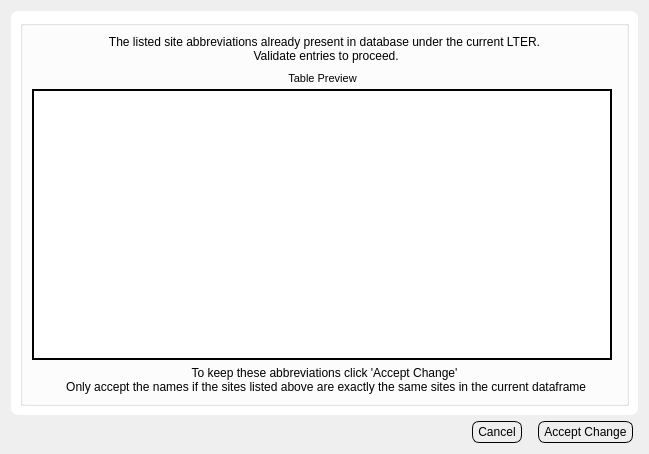
<?xml version="1.0" encoding="UTF-8"?>
<ui version="4.0">
 <class>Dialog</class>
 <widget class="QDialog" name="Dialog">
  <property name="geometry">
   <rect>
    <x>0</x>
    <y>0</y>
    <width>649</width>
    <height>454</height>
   </rect>
  </property>
  <property name="windowTitle">
   <string>Dialog</string>
  </property>
  <property name="styleSheet">
   <string notr="true">.QLabel{
	background: None;
	padding: 0px;
	margin: 0px;
}
.QComboBox {
    border: 1px solid gray;
    border-radius: 7px;
    padding: 2px;
	padding-left: 15px;
	background: #EEEEEE;
}
.QFrame, .QWidget{
	border-radius: 7;
	background: white;
}	



.QLineEdit{
	padding: 1px;
	border-style: solid;
	border: 1px solid black;
	border-radius: 8px;
	margin: 0px;
}

.QPushButton {
	color: black;
	background: #EEEEEE;
	border-width: 1px;
	border-color: black;
	border-style: solid;
	border-radius: 7;
	margin-top: 0px;
	margin-left: 5px;
	margin-right:5px;	
	padding-left: 5px;
	padding-right: 5px;
	padding-top: 3px;
	padding-bottom: 3px;
}


</string>
  </property>
  <layout class="QVBoxLayout" name="verticalLayout_3">
   <item>
    <layout class="QVBoxLayout" name="verticalLayout_5">
     <item>
      <widget class="QFrame" name="frame">
       <property name="frameShape">
        <enum>QFrame::StyledPanel</enum>
       </property>
       <property name="frameShadow">
        <enum>QFrame::Raised</enum>
       </property>
       <layout class="QVBoxLayout" name="verticalLayout_4">
        <item>
         <widget class="QGroupBox" name="groupBox">
          <property name="font">
           <font>
            <pointsize>12</pointsize>
            <weight>75</weight>
            <bold>true</bold>
           </font>
          </property>
          <property name="title">
           <string/>
          </property>
          <property name="alignment">
           <set>Qt::AlignCenter</set>
          </property>
          <layout class="QVBoxLayout" name="verticalLayout">
           <item>
            <widget class="QLabel" name="label_2">
             <property name="sizePolicy">
              <sizepolicy hsizetype="Preferred" vsizetype="Fixed">
               <horstretch>0</horstretch>
               <verstretch>0</verstretch>
              </sizepolicy>
             </property>
             <property name="text">
              <string>The listed site abbreviations already present in database under the current LTER. 
 Validate entries to proceed.</string>
             </property>
             <property name="alignment">
              <set>Qt::AlignCenter</set>
             </property>
            </widget>
           </item>
           <item>
            <layout class="QVBoxLayout" name="verticalLayout_2">
             <property name="spacing">
              <number>0</number>
             </property>
             <property name="leftMargin">
              <number>0</number>
             </property>
             <property name="rightMargin">
              <number>5</number>
             </property>
             <item>
              <layout class="QHBoxLayout" name="horizontalLayout_2">
               <item>
                <spacer name="horizontalSpacer_5">
                 <property name="orientation">
                  <enum>Qt::Horizontal</enum>
                 </property>
                 <property name="sizeHint" stdset="0">
                  <size>
                   <width>40</width>
                   <height>20</height>
                  </size>
                 </property>
                </spacer>
               </item>
               <item>
                <widget class="QLabel" name="label_3">
                 <property name="sizePolicy">
                  <sizepolicy hsizetype="Fixed" vsizetype="Fixed">
                   <horstretch>0</horstretch>
                   <verstretch>0</verstretch>
                  </sizepolicy>
                 </property>
                 <property name="font">
                  <font>
                   <pointsize>8</pointsize>
                  </font>
                 </property>
                 <property name="text">
                  <string>Table Preview</string>
                 </property>
                 <property name="alignment">
                  <set>Qt::AlignCenter</set>
                 </property>
                </widget>
               </item>
               <item>
                <spacer name="horizontalSpacer_4">
                 <property name="orientation">
                  <enum>Qt::Horizontal</enum>
                 </property>
                 <property name="sizeHint" stdset="0">
                  <size>
                   <width>40</width>
                   <height>20</height>
                  </size>
                 </property>
                </spacer>
               </item>
              </layout>
             </item>
             <item>
              <widget class="QTableView" name="tabviewPreview">
               <property name="focusPolicy">
                <enum>Qt::ClickFocus</enum>
               </property>
               <property name="frameShape">
                <enum>QFrame::WinPanel</enum>
               </property>
               <property name="frameShadow">
                <enum>QFrame::Plain</enum>
               </property>
              </widget>
             </item>
            </layout>
           </item>
           <item>
            <widget class="QLabel" name="label">
             <property name="sizePolicy">
              <sizepolicy hsizetype="Preferred" vsizetype="Fixed">
               <horstretch>0</horstretch>
               <verstretch>0</verstretch>
              </sizepolicy>
             </property>
             <property name="text">
              <string>To keep these abbreviations click 'Accept Change'  
 Only accept the names if the sites listed above are exactly the same sites in the current dataframe</string>
             </property>
             <property name="alignment">
              <set>Qt::AlignCenter</set>
             </property>
            </widget>
           </item>
          </layout>
         </widget>
        </item>
       </layout>
      </widget>
     </item>
     <item>
      <layout class="QHBoxLayout" name="horizontalLayout_7">
       <item>
        <spacer name="horizontalSpacer_6">
         <property name="orientation">
          <enum>Qt::Horizontal</enum>
         </property>
         <property name="sizeHint" stdset="0">
          <size>
           <width>40</width>
           <height>20</height>
          </size>
         </property>
        </spacer>
       </item>
       <item>
        <widget class="QPushButton" name="btnCancel">
         <property name="focusPolicy">
          <enum>Qt::ClickFocus</enum>
         </property>
         <property name="text">
          <string>Cancel</string>
         </property>
        </widget>
       </item>
       <item>
        <widget class="QPushButton" name="btnAccept">
         <property name="focusPolicy">
          <enum>Qt::ClickFocus</enum>
         </property>
         <property name="text">
          <string>Accept Change</string>
         </property>
        </widget>
       </item>
      </layout>
     </item>
    </layout>
   </item>
  </layout>
 </widget>
 <resources/>
 <connections/>
</ui>
